Frame 1 (no input): blank canvas, image omitted
Frame 60 (no input): blank canvas, image omitted
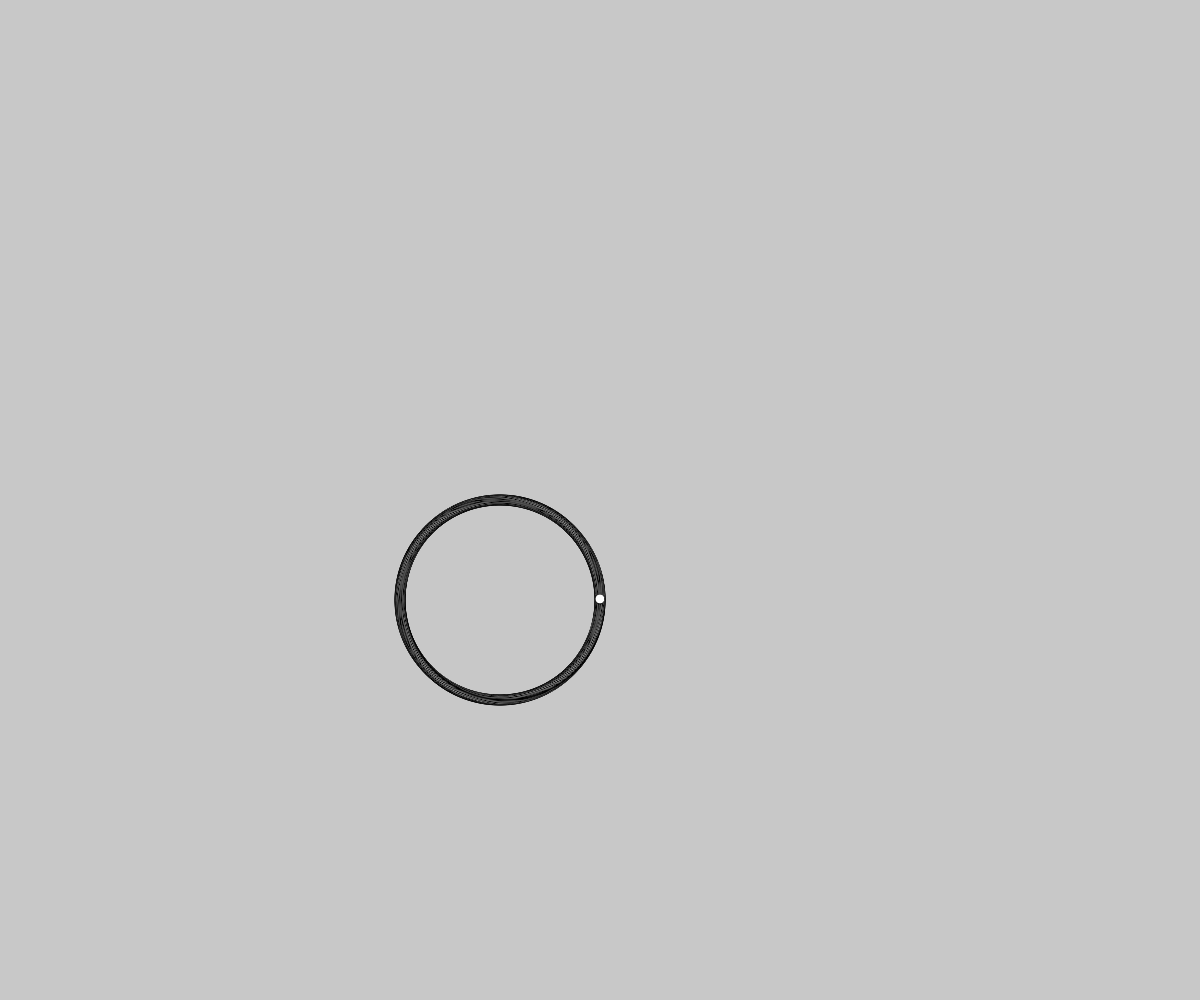
Frame 120 (the mouse pressed at the canvas centre since frame 60)

The p5.js sketch whose frames 1 and 60 were blank and that drew this single picture after the mouse press (run headless with seeded random() and noise() and a simulated clock; from frame 60 on, the mouse is pressed at the canvas centre):

// p5.js sketch
// ── sketch.js


function setup() {
	createCanvas(windowWidth, windowHeight)
}

function draw() {

	background(200)

	let cx = height/2
	let cy = width/2
	let raggio = 100
	let lati = mouseX

	for(let i=0; i<lati; i++) {
		let a = TAU / lati * i
		let vx = cos(a) * raggio + cx
		let vy = sin(a) * raggio + cy
		ellipse(vx, vy, 10, 10)
	}
}

function windowResized() {
	resizeCanvas(windowWidth, windowHeight)
}
